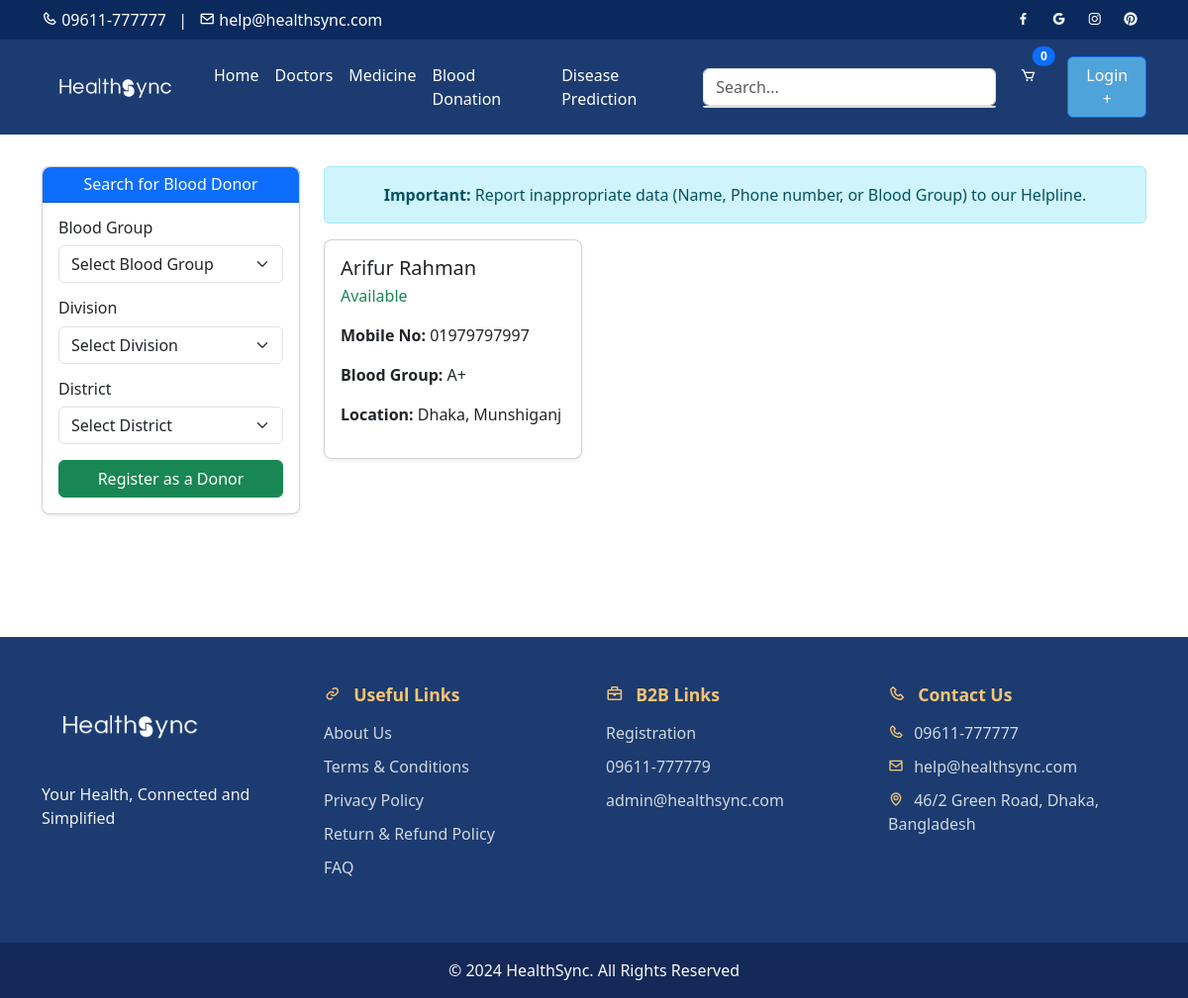
The app's page /blood-donors/, older data.
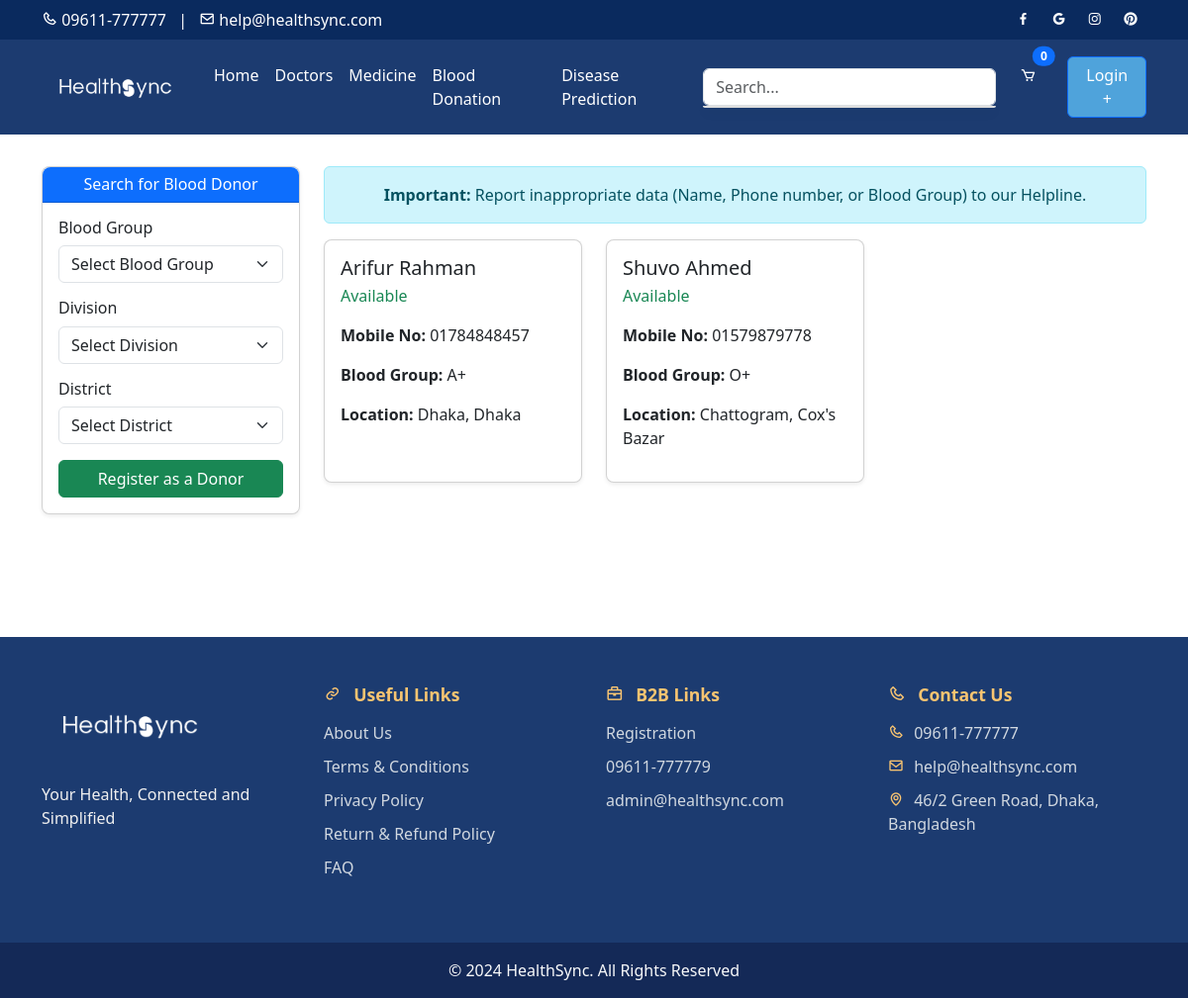
The same page, newer data.
### core/models.py (models this page shows, shortened)
class BloodDonor(models.Model):
    name = models.CharField(max_length=100, default='Anonymous')
    mobile_number = models.CharField(max_length=15, blank=True, null=True)
    blood_group = models.CharField(max_length=5)
    division = models.CharField(max_length=100)
    district = models.CharField(max_length=100)

### core/views.py (the view)
# urls.py: path('blood-donors/', views.donor_view, name='donors'),  # Blood donor list page
def donor_view(request):
    donors = BloodDonor.objects.all()
    return render(request, 'donation.html', {'donors': donors})

### core/templates/donation.html (shortened to what this page needs)
{% extends "base.html" %}
{% block content %}
<div class="container py-5">
    <div class="row">
        <div class="col-md-3">
            <div class="card shadow-sm mb-3" style="border-radius: 8px;">
                <div class="card-header bg-primary text-white text-center py-2" style="border-radius: 8px 8px 0 0;">
                    <h6 class="mb-0">Search for Blood Donor</h6>
                </div>
                <div class="card-body">
                    <div class="mb-3">
                        <h6>Blood Group</h6>
                        <select class="form-select" id="searchBloodGroup" onchange="filterDonors()">
                            <option value="">Select Blood Group</option>
                        </select>
                    </div>
                    <div class="mb-3">
                        <h6>Division</h6>
                        <select class="form-select" id="searchDivision" onchange="updateDistricts('search'); filterDonors()" required>
                            <option value="">Select Division</option>
                        </select>
                    </div>
                    <div class="mb-3">
                        <h6>District</h6>
                        <select class="form-select" id="searchDistrict" onchange="filterDonors()" required>
                            <option value="">Select District</option>
                        </select>
                    </div>
                    <button class="btn btn-success w-100" data-bs-toggle="modal" data-bs-target="#registerDonorModal">Register as a Donor</button>
                </div>
            </div>
        </div>
        <div class="col-md-9">
            <div class="alert alert-info text-center" role="alert">
                <strong>Important:</strong> Report inappropriate data (Name, Phone number, or Blood Group) to our Helpline.
            </div>
            <div class="row" id="donorList">
                {% if donors %}
                    {% for donor in donors %}
                        <div class="col-md-6 col-lg-4 mb-4 donor-card" data-blood-group="{{ donor.blood_group }}" data-division="{{ donor.division }}" data-district="{{ donor.district }}">
                            <div class="card h-100 shadow-sm" style="border-radius: 8px;">
                                <div class="card-body">
                                    <h5 class="card-title mb-1">{{ donor.name }}</h5>
                                    <p class="text-success">Available</p>
                                    <p><strong>Mobile No:</strong> {{ donor.mobile_number }}</p>
                                    <p><strong>Blood Group:</strong> {{ donor.blood_group }}</p>
                                    <p><strong>Location:</strong> {{ donor.division }}, {{ donor.district }}</p>
                                </div>
                            </div>
                        </div>
                    {% endfor %}
                {% else %}
                    <div class="col-12">
                        <p class="text-center">No blood donors available at the moment.</p>
                    </div>
                {% endif %}
            </div>
        </div>
    </div>
</div>
{% endblock %}

Row changes from the older to the newer data that the page shows:
changed BloodDonor "Arifur Rahman": mobile_number "01979797997" → "01784848457"; district "Munshiganj" → "Dhaka"
added BloodDonor: name "Shuvo Ahmed", mobile_number "01579879778", blood_group "O+", division "Chattogram", district "Cox's Bazar"
